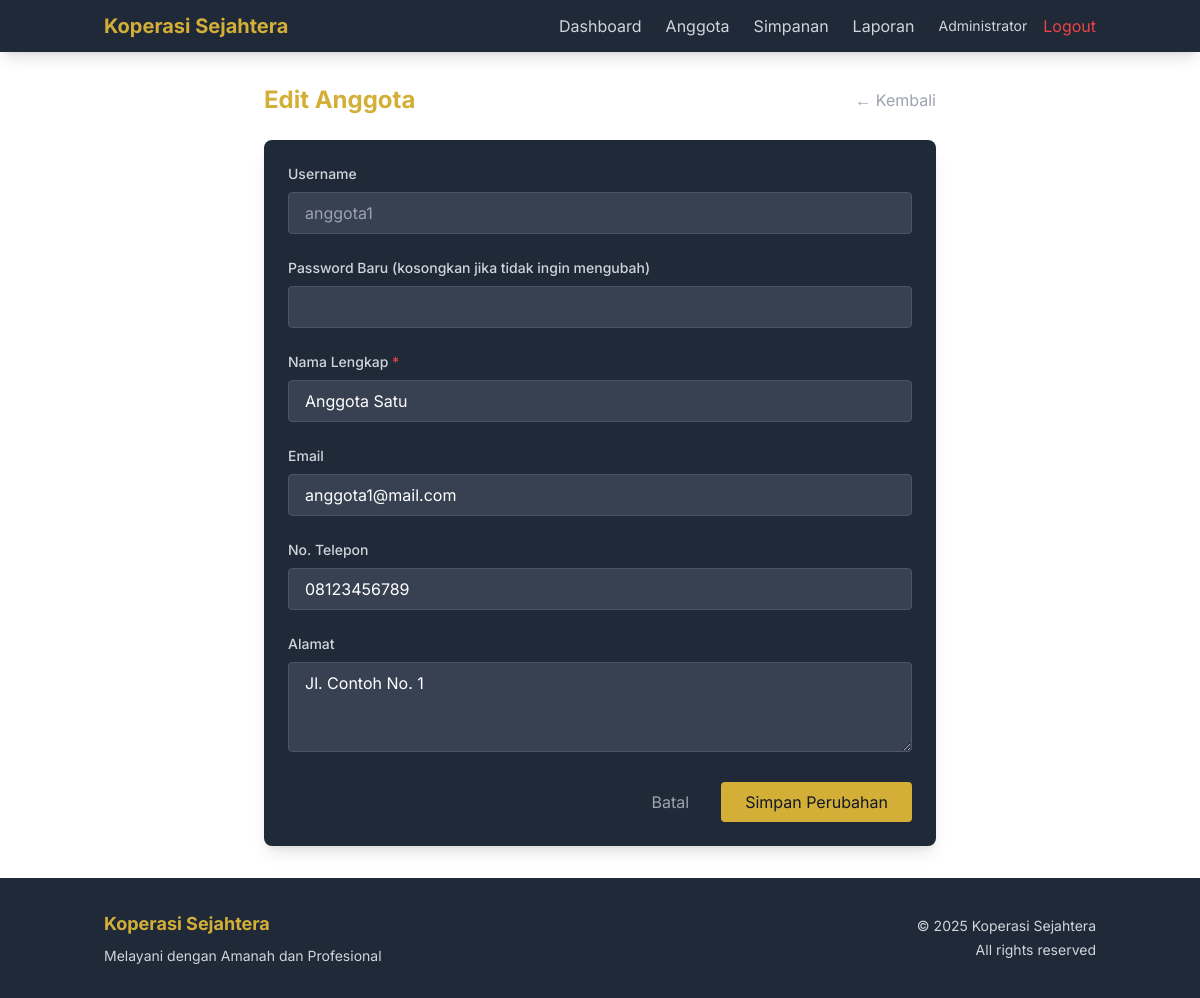
The app's page /pages/admin/edit_member.php?id=3 (signed in) with its own data.
### tables this page shows
CREATE TABLE IF NOT EXISTS users (
    id INT AUTO_INCREMENT PRIMARY KEY,
    username VARCHAR(50) UNIQUE NOT NULL,
    password VARCHAR(255) NOT NULL,
    nama VARCHAR(100) NOT NULL,
    role ENUM('admin', 'jurubayar', 'anggota') NOT NULL,
    email VARCHAR(100) UNIQUE,
    no_telepon VARCHAR(15),
    alamat TEXT,
    created_at TIMESTAMP DEFAULT CURRENT_TIMESTAMP,
    updated_at TIMESTAMP DEFAULT CURRENT_TIMESTAMP ON UPDATE CURRENT_TIMESTAMP
);

### config/config.php (called while the page is built, shortened)
<?php
require_once __DIR__ . '/database.php';
function isLoggedIn() {
    return isset($_SESSION['user_id']);
}
function getCurrentUser() {
    global $pdo;
    $stmt = $pdo->prepare("SELECT * FROM users WHERE id = ?");
    $stmt->execute([$_SESSION['user_id']]);
    return $stmt->fetch();
}

### pages/admin/edit_member.php (the view, shortened to what this page needs)
<?php
require_once '../../config/config.php';
$memberId = isset($_GET['id']) ? (int)$_GET['id'] : 0;
try {
    $stmt = $pdo->prepare("SELECT * FROM users WHERE id = ? AND role = 'anggota'");
    $stmt->execute([$memberId]);
    $member = $stmt->fetch();
} catch (PDOException $e) {
    flashMessage('Error: ' . $e->getMessage(), 'error');
    redirect('/pages/admin/manage_members.php');
}
require_once '../../includes/header.php';
?>
<div class="max-w-2xl mx-auto">
    <div class="flex justify-between items-center mb-6">
        <h2 class="text-2xl font-bold text-gold">Edit Anggota</h2>
        <a href="manage_members.php"
           class="text-gray-400 hover:text-gold">
            &larr; Kembali
        </a>
    </div>
    <form method="POST" class="bg-gray-800 rounded-lg shadow-lg p-6 space-y-6">
        <div>
            <label class="block text-sm font-medium text-gray-300 mb-2">
                Username
            </label>
            <input type="text"
                   value="<?= htmlspecialchars($member['username']) ?>"
                   readonly
                   class="w-full px-4 py-2 rounded bg-gray-700 border border-gray-600 text-gray-400">
        </div>
        <div>
            <label for="password" class="block text-sm font-medium text-gray-300 mb-2">
                Password Baru (kosongkan jika tidak ingin mengubah)
            </label>
            <input type="password"
                   id="password"
                   name="password"
                   class="w-full px-4 py-2 rounded bg-gray-700 border border-gray-600 text-white focus:outline-none focus:border-gold">
        </div>
        <div>
            <label for="nama" class="block text-sm font-medium text-gray-300 mb-2">
                Nama Lengkap <span class="text-red-500">*</span>
            </label>
            <input type="text"
                   id="nama"
                   name="nama"
                   required
                   value="<?= htmlspecialchars($member['nama']) ?>"
                   class="w-full px-4 py-2 rounded bg-gray-700 border border-gray-600 text-white focus:outline-none focus:border-gold">
        </div>
        <div>
            <label for="email" class="block text-sm font-medium text-gray-300 mb-2">
                Email
            </label>
            <input type="email"
                   id="email"
                   name="email"
                   value="<?= htmlspecialchars($member['email'] ?? '') ?>"
                   class="w-full px-4 py-2 rounded bg-gray-700 border border-gray-600 text-white focus:outline-none focus:border-gold">
        </div>
        <div>
            <label for="no_telepon" class="block text-sm font-medium text-gray-300 mb-2">
                No. Telepon
            </label>
            <input type="tel"
                   id="no_telepon"
                   name="no_telepon"
                   value="<?= htmlspecialchars($member['no_telepon'] ?? '') ?>"
                   class="w-full px-4 py-2 rounded bg-gray-700 border border-gray-600 text-white focus:outline-none focus:border-gold">
        </div>
        <div>
            <label for="alamat" class="block text-sm font-medium text-gray-300 mb-2">
                Alamat
            </label>
            <textarea id="alamat"
                      name="alamat"
                      rows="3"
                      class="w-full px-4 py-2 rounded bg-gray-700 border border-gray-600 text-white focus:outline-none focus:border-gold"><?= htmlspecialchars($member['alamat'] ?? '') ?></textarea>
        </div>
        <div class="flex items-center justify-end space-x-4">
            <a href="manage_members.php"
               class="px-4 py-2 text-gray-400 hover:text-white">
                Batal
            </a>
            <button type="submit"
                    class="bg-gold text-gray-900 px-6 py-2 rounded hover:bg-yellow-500 transition-colors">
                Simpan Perubahan
            </button>
        </div>
    </form>
</div>
<?php require_once '../../includes/footer.php'; ?>

### includes/header.php (shortened to what this page needs)
<?php
require_once __DIR__ . '/../config/config.php';
$currentUser = getCurrentUser();
?>
<!DOCTYPE html>
<html lang="id">
<head>
    <script src="https://cdn.tailwindcss.com"></script>
</head>
<body class="min-h-screen dark:bg-gray-900 dark:text-gray-100">
    <header class="bg-gray-800 shadow-lg">
        <nav class="container mx-auto px-4 py-3">
            <div class="flex items-center justify-between">
                <div class="flex items-center space-x-4">
                    <a href="<?= BASE_URL ?>" class="text-gold text-xl font-bold">Koperasi Sejahtera</a>
                </div>
                <?php if (isLoggedIn()): ?>
                <div class="flex items-center space-x-6">
                    <?php if ($currentUser['role'] === ROLE_ADMIN): ?>
                        <a href="<?= BASE_URL ?>/pages/admin/dashboard.php" class="text-gray-300 hover:text-gold">Dashboard</a>
                        <a href="<?= BASE_URL ?>/pages/admin/manage_members.php" class="text-gray-300 hover:text-gold">Anggota</a>
                        <a href="<?= BASE_URL ?>/pages/admin/manage_simpanan.php" class="text-gray-300 hover:text-gold">Simpanan</a>
                        <a href="<?= BASE_URL ?>/pages/admin/view_reports.php" class="text-gray-300 hover:text-gold">Laporan</a>
                    <?php endif; ?>
                    <div class="relative ml-3">
                        <div class="flex items-center space-x-4">
                            <span class="text-sm text-gray-300"><?= htmlspecialchars($currentUser['nama']) ?></span>
                            <a href="<?= BASE_URL ?>/logout.php" class="text-red-500 hover:text-red-400">Logout</a>
                        </div>
                    </div>
                </div>
                <?php endif; ?>
            </div>
        </nav>
    </header>
    <main class="container mx-auto px-4 py-8">

### includes/header.php (style rules this page uses)
body { font-family: 'Inter', sans-serif; }

### records on screen
users: nama "Administrator"
users: username "anggota1", nama "Anggota Satu", email "anggota1@mail.com", no_telepon "08123456789", alamat "Jl. Contoh No. 1"
